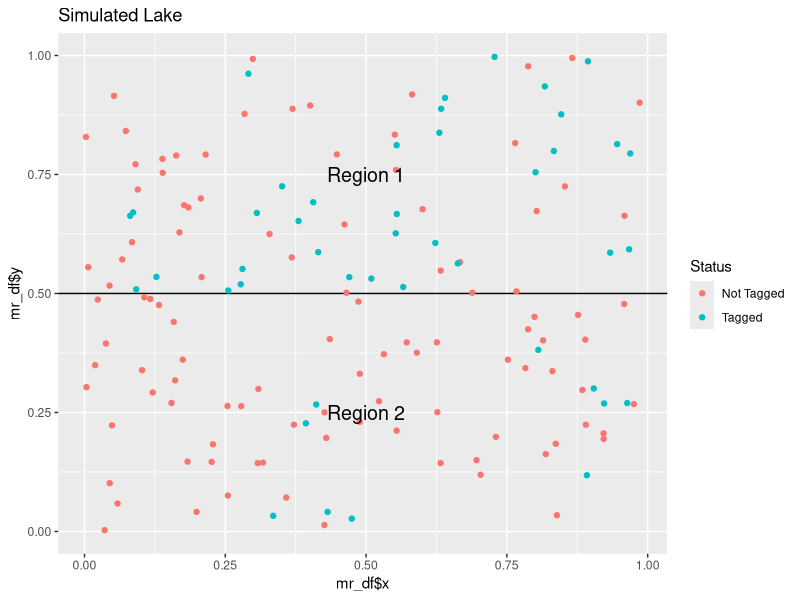
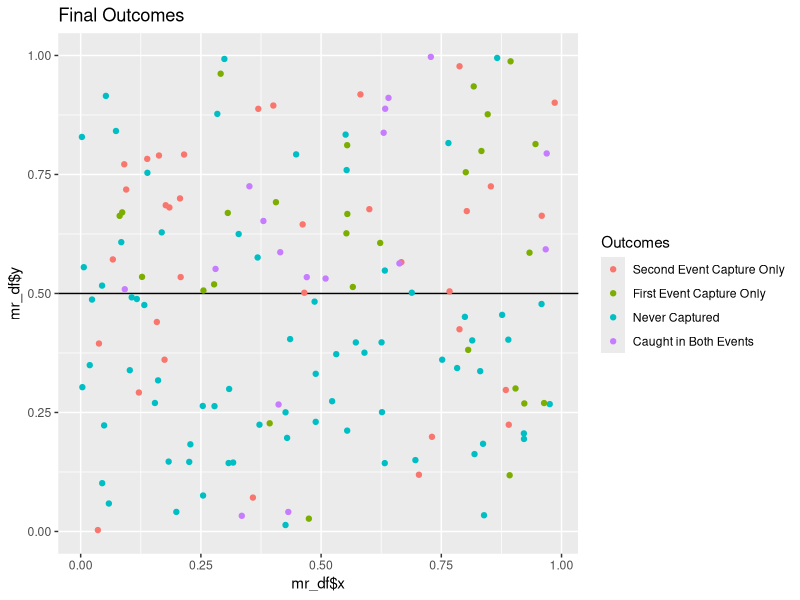

Write the R code that produced these figures, in order.
## ---- chunk 1
knitr::opts_chunk$set(echo = TRUE)
library(tidyverse)
## ---- chunk 2
mark_fish <- function(N,  bias = c(.5,.2)){
  
  # bias[1] is the probability of capture in region 1
  # bias[2] is the probability of capture in region 2

  x <- runif(n=N, min = 0, max = 1)
  y <- runif(n=N, min = 0, max = 1)
  
  # each row in fish_pop is a fish in the lake
  fish_pop <- data.frame(x, y, region1_prob = bias[1], region2_prob = bias[2])
  
  fish_pop$region <- ifelse(y >= .5, yes = 1, no = 2)
  
  num_region1 <- sum(fish_pop$y >= .5)
  num_region2 <- N-num_region1
  
  # each "fish" is a bernoulli trial with a certain probability of "success" or being caught
  # if a fish is in region 1, the probability of capture is bias[1]
  # otherwise the probability of capture is bias[2]
  fish_pop$M <- ifelse(test = fish_pop$y >= .5,
                              yes = rbinom(n = num_region1, size = 1,p = bias[1]),
                              no = rbinom(n = num_region2, size = 1, p = bias[2]))
  
  return(fish_pop)
  
  }
## ---- chunk 3
mr_df <- mark_fish(N = 150)

mr_df %>% ggplot(aes(x = mr_df$x, y = mr_df$y, col = as.factor(mr_df$M))) +
  geom_hline(yintercept = .5) +
  geom_point() +
  scale_colour_discrete(name ="Status", labels=c("Not Tagged", "Tagged")) +
  annotate(geom = "text", x = .5, y = .75, label = "Region 1", size = 5) +
  annotate(geom = "text", x = .5, y = .25, label = "Region 2", size = 5) +
  ggtitle(label = "Simulated Lake")
## ---- chunk 4
recap_fish <- function(marked_pop, bias = c(.5,.2)){
  
    N <- length(marked_pop$y)
    num_region1 <- sum(marked_pop$y >= .5)
    num_region2 <- N-num_region1
    
    # repeat same process as above
    marked_pop$C <- ifelse(test = marked_pop$y >= .5,
                               yes = rbinom(n = num_region1, size = 1, p = bias[1]),
                               no = rbinom(n = num_region2, size = 1, p = bias[2]))
    
    
    marked_pop$R <- ((marked_pop$M == 1) & (marked_pop$C == 1))
  
    return(marked_pop)
}
## ---- chunk 5
mr_df <- mr_df %>% recap_fish

mr_df$outcome <- ifelse(mr_df$M==1 & mr_df$C == 1, "R",
                    ifelse(mr_df$M == 1, "M",
                           ifelse(mr_df$C==1, "C", "NC")))
  
mr_df %>% ggplot(aes(x = mr_df$x, y = mr_df$y, col = as.factor(outcome)), size = 50) +    
  geom_hline(yintercept = .5) +
  geom_point() +
  scale_colour_discrete(name = "Outcomes", labels=c("Second Event Capture Only",
                                                   "First Event Capture Only",
                                                   "Never Captured",
                                                   "Caught in Both Events")) +
  ggtitle(label = "Final Outcomes")

## ---- chunk 6
calc_results <- function(mr_df){
  
  # Null hypothesis: proportion of tagged fish is independent of region
  # or probability of capturing a tagged fish is equal in each region
  chi1 <- chisq.test(x = mr_df$R, y = as.factor(mr_df$region))
  p1 <- chi1$p.value
  
  
  # Unadjusted population estimate
  # if all the assumptions are met, our unbiased estimate would be Marks*Captures/Recaptures
  M <- sum(mr_df$M)
  C <- sum(mr_df$C)
  R <- sum(mr_df$R)
  
  raw_est <- M*C/R
  
  # Stratified estimate
  # region 1
  mr_df1 <- mr_df %>% filter(region == 1)
  M1 <- sum(mr_df1$M)
  C1 <- sum(mr_df1$C)
  R1 <- sum(mr_df1$R)
  region1_est<- M1*C1/R1

  # region 2
  mr_df2 <- mr_df %>% filter(region == 2)
  M2 <- sum(mr_df2$M)
  C2 <- sum(mr_df2$C)
  R2 <- sum(mr_df2$R)
  region2_est<- M2*C2/R2
  
  # then add
  stratified_est <- region1_est + region2_est
  
  
  results <- data.frame(region1_prob = unique(mr_df$region1_prob),
                        region2_prob = unique(mr_df$region2_prob),
                        reject_equal_p = p1 < .05,
                        bias_raw = raw_est - length(mr_df$M),
                        bias_stratified = stratified_est - length(mr_df$M),
                        true_N = length(mr_df$M))
  return(results)
}
## ---- chunk 7
out <- mark_fish(1000) %>% recap_fish() %>% calc_results()

knitr::kable(out)
## ---- chunk 8
# Initialize parameters
probs <- list(c(.5,.5), c(.5, .3), c(.5, .2))
pop_size <- c(500, 1000, 2000)
B <- 1000
results <- data.frame()


for (i in 1:length(probs)){
  for (j in 1:length(pop_size)){
    for (k in 1:B){
    out <- mark_fish(pop_size[j], bias = probs[[i]]) %>% recap_fish(bias = probs[[i]]) %>% calc_results()
    results <- rbind(results, out)
    }
  }
}
  
results %>% group_by(true_N, region1_prob, region2_prob) %>% summarize(chisq_power = sum(reject_equal_p)/n(),
                                                            avg_bias_perc = round(mean(bias_raw)/unique(true_N), 3),
                                                            avg_bias_strat_perc = round(mean(bias_stratified)/unique(true_N), 3)
                                                            ) %>% knitr::kable()

